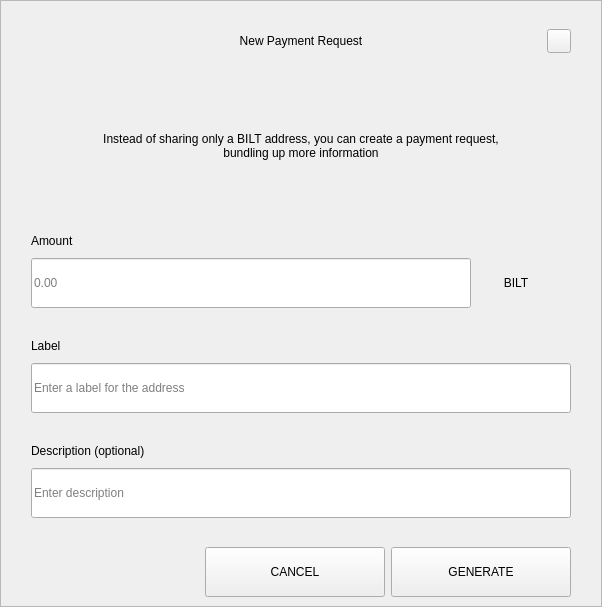
<?xml version="1.0" encoding="UTF-8"?>
<ui version="4.0">
 <class>RequestDialog</class>
 <widget class="QDialog" name="RequestDialog">
  <property name="geometry">
   <rect>
    <x>0</x>
    <y>0</y>
    <width>602</width>
    <height>607</height>
   </rect>
  </property>
  <property name="windowTitle">
   <string>Dialog</string>
  </property>
  <layout class="QVBoxLayout" name="verticalLayout_5">
   <property name="spacing">
    <number>0</number>
   </property>
   <property name="leftMargin">
    <number>0</number>
   </property>
   <property name="topMargin">
    <number>0</number>
   </property>
   <property name="rightMargin">
    <number>0</number>
   </property>
   <property name="bottomMargin">
    <number>0</number>
   </property>
   <item>
    <widget class="QFrame" name="frame">
     <property name="styleSheet">
      <string notr="true"/>
     </property>
     <property name="frameShape">
      <enum>QFrame::StyledPanel</enum>
     </property>
     <property name="frameShadow">
      <enum>QFrame::Raised</enum>
     </property>
     <layout class="QVBoxLayout" name="verticalLayout_4" stretch="1,0,0">
      <property name="spacing">
       <number>0</number>
      </property>
      <property name="leftMargin">
       <number>30</number>
      </property>
      <property name="topMargin">
       <number>20</number>
      </property>
      <property name="rightMargin">
       <number>30</number>
      </property>
      <property name="bottomMargin">
       <number>0</number>
      </property>
      <item>
       <layout class="QHBoxLayout" name="horizontalLayout_3">
        <property name="spacing">
         <number>0</number>
        </property>
        <item>
         <spacer name="horizontalSpacer_21">
          <property name="orientation">
           <enum>Qt::Horizontal</enum>
          </property>
          <property name="sizeHint" stdset="0">
           <size>
            <width>40</width>
            <height>20</height>
           </size>
          </property>
         </spacer>
        </item>
        <item>
         <widget class="QLabel" name="labelTitle">
          <property name="minimumSize">
           <size>
            <width>0</width>
            <height>40</height>
           </size>
          </property>
          <property name="maximumSize">
           <size>
            <width>16777215</width>
            <height>40</height>
           </size>
          </property>
          <property name="styleSheet">
           <string notr="true">padding-left:24px;</string>
          </property>
          <property name="text">
           <string>New Payment Request</string>
          </property>
          <property name="alignment">
           <set>Qt::AlignCenter</set>
          </property>
          <property name="margin">
           <number>7</number>
          </property>
         </widget>
        </item>
        <item>
         <spacer name="horizontalSpacer">
          <property name="orientation">
           <enum>Qt::Horizontal</enum>
          </property>
          <property name="sizeHint" stdset="0">
           <size>
            <width>40</width>
            <height>20</height>
           </size>
          </property>
         </spacer>
        </item>
        <item>
         <widget class="QPushButton" name="btnEsc">
          <property name="minimumSize">
           <size>
            <width>24</width>
            <height>24</height>
           </size>
          </property>
          <property name="maximumSize">
           <size>
            <width>24</width>
            <height>24</height>
           </size>
          </property>
          <property name="focusPolicy">
           <enum>Qt::NoFocus</enum>
          </property>
          <property name="text">
           <string/>
          </property>
         </widget>
        </item>
       </layout>
      </item>
      <item>
       <widget class="QStackedWidget" name="stack">
        <property name="minimumSize">
         <size>
          <width>540</width>
          <height>0</height>
         </size>
        </property>
        <property name="maximumSize">
         <size>
          <width>540</width>
          <height>16777215</height>
         </size>
        </property>
        <property name="currentIndex">
         <number>0</number>
        </property>
        <widget class="QWidget" name="page_1">
         <property name="minimumSize">
          <size>
           <width>540</width>
           <height>0</height>
          </size>
         </property>
         <property name="maximumSize">
          <size>
           <width>540</width>
           <height>16777215</height>
          </size>
         </property>
         <layout class="QVBoxLayout" name="layout1">
          <property name="spacing">
           <number>0</number>
          </property>
          <property name="leftMargin">
           <number>0</number>
          </property>
          <property name="topMargin">
           <number>0</number>
          </property>
          <property name="rightMargin">
           <number>0</number>
          </property>
          <property name="bottomMargin">
           <number>0</number>
          </property>
          <item>
           <spacer name="verticalSpacer_21">
            <property name="orientation">
             <enum>Qt::Vertical</enum>
            </property>
            <property name="sizeType">
             <enum>QSizePolicy::Fixed</enum>
            </property>
            <property name="sizeHint" stdset="0">
             <size>
              <width>20</width>
              <height>30</height>
             </size>
            </property>
           </spacer>
          </item>
          <item alignment="Qt::AlignHCenter">
           <widget class="QLabel" name="labelMessage">
            <property name="minimumSize">
             <size>
              <width>400</width>
              <height>50</height>
             </size>
            </property>
            <property name="text">
             <string>Instead of sharing only a BILT address, you can create a payment request, bundling up more information</string>
            </property>
            <property name="alignment">
             <set>Qt::AlignCenter</set>
            </property>
            <property name="wordWrap">
             <bool>true</bool>
            </property>
           </widget>
          </item>
          <item alignment="Qt::AlignBottom">
           <widget class="QWidget" name="containerAmount" native="true">
            <layout class="QVBoxLayout" name="verticalLayout">
             <property name="spacing">
              <number>9</number>
             </property>
             <property name="leftMargin">
              <number>0</number>
             </property>
             <property name="topMargin">
              <number>0</number>
             </property>
             <property name="rightMargin">
              <number>0</number>
             </property>
             <property name="bottomMargin">
              <number>0</number>
             </property>
             <item>
              <widget class="QLabel" name="labelSubtitleAmount">
               <property name="minimumSize">
                <size>
                 <width>350</width>
                 <height>16</height>
                </size>
               </property>
               <property name="maximumSize">
                <size>
                 <width>16777215</width>
                 <height>16</height>
                </size>
               </property>
               <property name="text">
                <string>Amount</string>
               </property>
              </widget>
             </item>
             <item alignment="Qt::AlignTop">
              <widget class="QWidget" name="layoutAmount" native="true">
               <layout class="QHBoxLayout" name="horizontalLayout" stretch="2,0">
                <property name="spacing">
                 <number>0</number>
                </property>
                <property name="leftMargin">
                 <number>0</number>
                </property>
                <property name="topMargin">
                 <number>0</number>
                </property>
                <property name="rightMargin">
                 <number>0</number>
                </property>
                <property name="bottomMargin">
                 <number>0</number>
                </property>
                <item>
                 <widget class="QLineEdit" name="lineEditAmount">
                  <property name="minimumSize">
                   <size>
                    <width>0</width>
                    <height>50</height>
                   </size>
                  </property>
                  <property name="maximumSize">
                   <size>
                    <width>16777215</width>
                    <height>50</height>
                   </size>
                  </property>
                  <property name="placeholderText">
                   <string notr="true">0.00</string>
                  </property>
                 </widget>
                </item>
                <item>
                 <widget class="QWidget" name="comboContainer" native="true">
                  <property name="minimumSize">
                   <size>
                    <width>100</width>
                    <height>50</height>
                   </size>
                  </property>
                  <property name="maximumSize">
                   <size>
                    <width>16777215</width>
                    <height>50</height>
                   </size>
                  </property>
                  <layout class="QHBoxLayout" name="horizontalLayout_31">
                   <property name="spacing">
                    <number>0</number>
                   </property>
                   <property name="leftMargin">
                    <number>0</number>
                   </property>
                   <property name="topMargin">
                    <number>0</number>
                   </property>
                   <property name="rightMargin">
                    <number>10</number>
                   </property>
                   <property name="bottomMargin">
                    <number>0</number>
                   </property>
                   <item>
                    <widget class="QLabel" name="comboBoxCoin">
                     <property name="text">
                      <string>BILT</string>
                     </property>
                     <property name="alignment">
                      <set>Qt::AlignCenter</set>
                     </property>
                    </widget>
                   </item>
                  </layout>
                 </widget>
                </item>
               </layout>
              </widget>
             </item>
            </layout>
           </widget>
          </item>
          <item>
           <spacer name="verticalSpacer_31">
            <property name="orientation">
             <enum>Qt::Vertical</enum>
            </property>
            <property name="sizeType">
             <enum>QSizePolicy::Fixed</enum>
            </property>
            <property name="sizeHint" stdset="0">
             <size>
              <width>20</width>
              <height>30</height>
             </size>
            </property>
           </spacer>
          </item>
          <item>
           <layout class="QVBoxLayout" name="verticalLayoutLabel">
            <property name="spacing">
             <number>9</number>
            </property>
            <item>
             <widget class="QLabel" name="labelSubtitleLabel">
              <property name="minimumSize">
               <size>
                <width>0</width>
                <height>16</height>
               </size>
              </property>
              <property name="maximumSize">
               <size>
                <width>16777215</width>
                <height>16</height>
               </size>
              </property>
              <property name="text">
               <string>Label</string>
              </property>
             </widget>
            </item>
            <item>
             <widget class="QLineEdit" name="lineEditLabel">
              <property name="minimumSize">
               <size>
                <width>0</width>
                <height>50</height>
               </size>
              </property>
              <property name="maximumSize">
               <size>
                <width>16777215</width>
                <height>50</height>
               </size>
              </property>
              <property name="placeholderText">
               <string>Enter a label for the address</string>
              </property>
             </widget>
            </item>
           </layout>
          </item>
          <item>
           <spacer name="verticalSpacer_34">
            <property name="orientation">
             <enum>Qt::Vertical</enum>
            </property>
            <property name="sizeType">
             <enum>QSizePolicy::Fixed</enum>
            </property>
            <property name="sizeHint" stdset="0">
             <size>
              <width>20</width>
              <height>30</height>
             </size>
            </property>
           </spacer>
          </item>
          <item>
           <layout class="QVBoxLayout" name="verticalLayoutDescription">
            <property name="spacing">
             <number>9</number>
            </property>
            <item>
             <widget class="QLabel" name="labelSubtitleDescription">
              <property name="minimumSize">
               <size>
                <width>0</width>
                <height>16</height>
               </size>
              </property>
              <property name="maximumSize">
               <size>
                <width>16777215</width>
                <height>16</height>
               </size>
              </property>
              <property name="text">
               <string>Description (optional)</string>
              </property>
             </widget>
            </item>
            <item>
             <widget class="QLineEdit" name="lineEditDescription">
              <property name="minimumSize">
               <size>
                <width>0</width>
                <height>50</height>
               </size>
              </property>
              <property name="maximumSize">
               <size>
                <width>16777215</width>
                <height>50</height>
               </size>
              </property>
              <property name="placeholderText">
               <string>Enter description</string>
              </property>
             </widget>
            </item>
            <item>
             <spacer name="verticalSpacer_4">
              <property name="orientation">
               <enum>Qt::Vertical</enum>
              </property>
              <property name="sizeType">
               <enum>QSizePolicy::Fixed</enum>
              </property>
              <property name="sizeHint" stdset="0">
               <size>
                <width>20</width>
                <height>20</height>
               </size>
              </property>
             </spacer>
            </item>
           </layout>
          </item>
         </layout>
        </widget>
        <widget class="QWidget" name="page_2">
         <layout class="QVBoxLayout" name="layout2">
          <item>
           <spacer name="verticalSpacer_5">
            <property name="orientation">
             <enum>Qt::Vertical</enum>
            </property>
            <property name="sizeType">
             <enum>QSizePolicy::Fixed</enum>
            </property>
            <property name="sizeHint" stdset="0">
             <size>
              <width>20</width>
              <height>50</height>
             </size>
            </property>
           </spacer>
          </item>
          <item alignment="Qt::AlignHCenter">
           <widget class="QLabel" name="labelQrImg">
            <property name="minimumSize">
             <size>
              <width>260</width>
              <height>260</height>
             </size>
            </property>
            <property name="maximumSize">
             <size>
              <width>260</width>
              <height>260</height>
             </size>
            </property>
            <property name="text">
             <string/>
            </property>
            <property name="alignment">
             <set>Qt::AlignCenter</set>
            </property>
           </widget>
          </item>
          <item>
           <spacer name="verticalSpacer_2">
            <property name="orientation">
             <enum>Qt::Vertical</enum>
            </property>
            <property name="sizeType">
             <enum>QSizePolicy::Fixed</enum>
            </property>
            <property name="sizeHint" stdset="0">
             <size>
              <width>20</width>
              <height>30</height>
             </size>
            </property>
           </spacer>
          </item>
          <item alignment="Qt::AlignHCenter">
           <widget class="QLabel" name="labelAddress">
            <property name="text">
             <string>D7VFR83SQbiezrW72hjcWJtcfip5krte2Z </string>
            </property>
           </widget>
          </item>
          <item>
           <spacer name="verticalSpacer_32">
            <property name="orientation">
             <enum>Qt::Vertical</enum>
            </property>
            <property name="sizeType">
             <enum>QSizePolicy::Expanding</enum>
            </property>
            <property name="sizeHint" stdset="0">
             <size>
              <width>20</width>
              <height>20</height>
             </size>
            </property>
           </spacer>
          </item>
          <item>
           <layout class="QHBoxLayout" name="horizontal">
            <property name="leftMargin">
             <number>20</number>
            </property>
            <property name="rightMargin">
             <number>20</number>
            </property>
            <property name="bottomMargin">
             <number>20</number>
            </property>
            <item>
             <spacer name="horizontalSpacer_4">
              <property name="orientation">
               <enum>Qt::Horizontal</enum>
              </property>
              <property name="sizeHint" stdset="0">
               <size>
                <width>40</width>
                <height>20</height>
               </size>
              </property>
             </spacer>
            </item>
            <item>
             <widget class="QPushButton" name="btnCopyAddress">
              <property name="minimumSize">
               <size>
                <width>180</width>
                <height>50</height>
               </size>
              </property>
              <property name="text">
               <string>COPY ADDRESS</string>
              </property>
             </widget>
            </item>
            <item>
             <widget class="QPushButton" name="btnCopyUrl">
              <property name="minimumSize">
               <size>
                <width>180</width>
                <height>50</height>
               </size>
              </property>
              <property name="text">
               <string>COPY URL</string>
              </property>
             </widget>
            </item>
            <item>
             <spacer name="horizontalSpacer_2">
              <property name="orientation">
               <enum>Qt::Horizontal</enum>
              </property>
              <property name="sizeHint" stdset="0">
               <size>
                <width>40</width>
                <height>20</height>
               </size>
              </property>
             </spacer>
            </item>
           </layout>
          </item>
         </layout>
        </widget>
       </widget>
      </item>
      <item>
       <widget class="QWidget" name="buttonsStack" native="true">
        <layout class="QHBoxLayout" name="horizontalLayout_5">
         <property name="leftMargin">
          <number>20</number>
         </property>
         <property name="rightMargin">
          <number>0</number>
         </property>
         <item>
          <spacer name="horizontalSpacer_41">
           <property name="orientation">
            <enum>Qt::Horizontal</enum>
           </property>
           <property name="sizeHint" stdset="0">
            <size>
             <width>40</width>
             <height>20</height>
            </size>
           </property>
          </spacer>
         </item>
         <item>
          <widget class="QPushButton" name="btnCancel">
           <property name="minimumSize">
            <size>
             <width>180</width>
             <height>50</height>
            </size>
           </property>
           <property name="focusPolicy">
            <enum>Qt::NoFocus</enum>
           </property>
           <property name="text">
            <string>CANCEL</string>
           </property>
          </widget>
         </item>
         <item>
          <widget class="QPushButton" name="btnSave">
           <property name="minimumSize">
            <size>
             <width>180</width>
             <height>50</height>
            </size>
           </property>
           <property name="focusPolicy">
            <enum>Qt::NoFocus</enum>
           </property>
           <property name="text">
            <string>GENERATE</string>
           </property>
          </widget>
         </item>
        </layout>
       </widget>
      </item>
     </layout>
    </widget>
   </item>
  </layout>
 </widget>
 <resources/>
 <connections/>
</ui>
